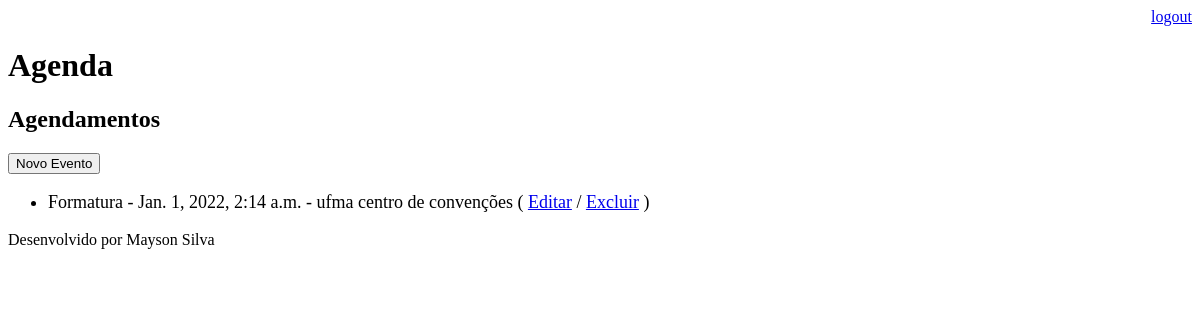
The page /agenda/ (signed in) on the database as committed earlier.
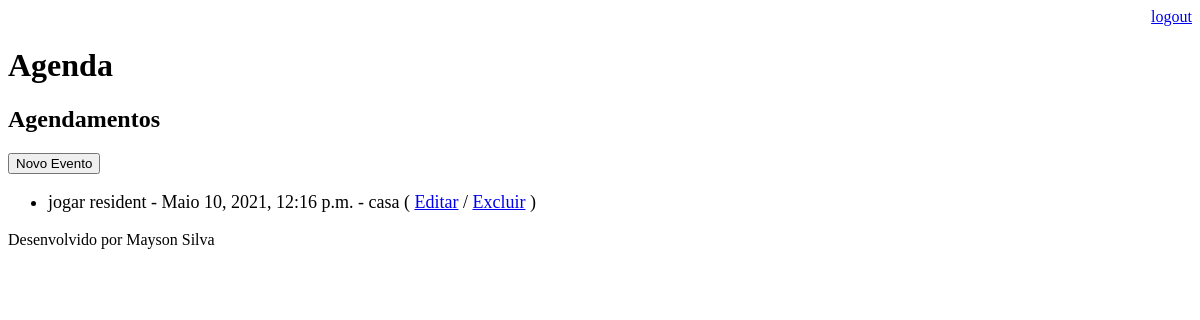
The same page on the database as committed later.
### core/models.py (models this page shows, shortened)
class Evento(models.Model):
    titulo = models.CharField(max_length=100,verbose_name='Nome do Evento')
    descricao = models.TextField(blank=True, null=True)
    data_evento = models.DateTimeField(verbose_name='Data do Evento')
    data_criacao = models.DateTimeField(auto_now=True, verbose_name='Data de Criação')
    local = models.TextField(blank=True, null=True, verbose_name='Local do evento')
    usuario = models.ForeignKey(User, on_delete=models.CASCADE)
    class Meta:
        db_table = 'evento'
    def get_evento_atrasado(self):
        if self.data_evento < datetime.now():
            return True
        else:
            return False

### core/views.py (the view)
# urls.py: path('agenda/', views.lista_eventos),
@login_required(login_url='/login/')
def lista_eventos(request):
    usuario = request.user
    data_atual = datetime.now() - timedelta(hours=1)
    evento = Evento.objects.filter(usuario=usuario,
                                   data_evento__gt=data_atual)
    dados = {'eventos':evento}
    return render(request, 'agenda.html', dados)

### templates/agenda.html (shortened to what this page needs)
{% extends "model-page.html" %}
{% block content %}
    <h2>Agendamentos</h2>
<a href="evento/">
    <button type="button">Novo Evento</button>
</a>
    <ul style="font-size: 18px">
        {% for evento in eventos %}
            <li>
                <div style=>
                    {{ evento.titulo }} - {{ evento.data_evento }} - {{ evento.local }}
                    ( <a href="evento/?id={{ evento.id }}">Editar</a>
                    / <a href="evento/delete/{{ evento.id }}/">Excluir</a> )
                </div>
            </li>
        {% endfor %}
    </ul>
{% endblock %}

### templates/model-page.html
<!DOCTYPE html>
<html lang="en">
<head>
    {% include "model-header.html" %}
</head>
<body>
    {% block content %} {% endblock %}
    {% include "model-footer.html" %}
</body>
</html>

### templates/model-header.html (shortened to what this page needs)
    <div align="right">
        <a href="/logout">logout</a>
    </div>
    <h1>Agenda</h1>

### templates/model-footer.html
<p>Desenvolvido por Mayson Silva</p>

Rows that differ between the two databases and show on the page:
no longer on this page (row edited): Evento: titulo "Formatura", data_evento "Jan. 1, 2022, 2:14 a.m.", local "ufma centro de convenções"
added Evento: titulo "jogar resident", data_evento "Maio 10, 2021, 12:16 p.m.", local "casa"
